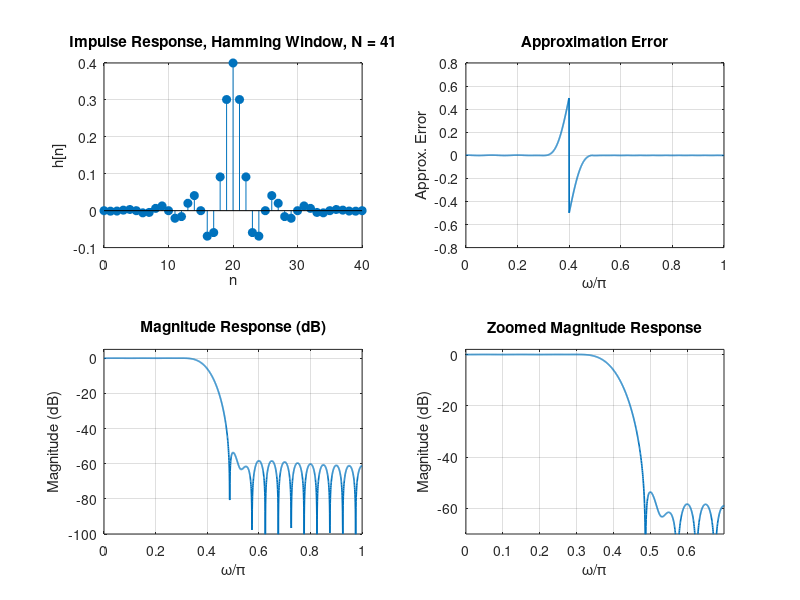

MATLAB code for this plot: (Note: this script raises an error after producing the figure.)
clc; clear; close all;

%% Given specs
wp = 0.3*pi;
ws = 0.5*pi;
Ap = 0.5;      % dB
As = 50;       % dB

dw = ws - wp;              % transition width
wc = (wp + ws)/2;          % cutoff for window-method design

%% Frequency grid for plotting
w = linspace(0, pi, 2048);

%% Ideal desired response on plotting grid
Hd = double(w <= wc);

%% =========================================================
%% (a) Fixed-window design: choose minimum-length window
%% =========================================================
% Need As = 50 dB
% Rectangular ~21 dB, Hann ~44 dB, Hamming ~53 dB, Blackman ~74 dB
% Smallest acceptable fixed window: HAMMING

% For Hamming, main-lobe width approx 8*pi/M
% Need 8*pi/M <= dw  -->  M >= 8*pi/dw = 40
M1 = ceil(8*pi/dw);    % order
if mod(M1,2) ~= 0
    M1 = M1 + 1;       % make order even -> Type-I linear phase
end
N1 = M1 + 1;           % filter length

n1 = 0:M1;
alpha1 = M1/2;

% ideal lowpass impulse response
hd1 = (wc/pi) * sinc((wc/pi) * (n1 - alpha1));

% Hamming window
win1 = hamming(N1).';
h1 = hd1 .* win1;

% Frequency response
[H1, w1] = freqz(h1, 1, 2048);
mag1 = abs(H1);
mag1_db = 20*log10(max(mag1,1e-10));

% Approximation error
E1 = Hd - abs(interp1(w1, mag1, w, 'linear'));

%% Plots for part (a)
figure('Name','Part (a): Fixed Window (Hamming)','NumberTitle','off');

subplot(2,2,1);
stem(n1, h1, 'filled');
xlabel('n'); ylabel('h[n]');
title(['Impulse Response, Hamming Window, N = ' num2str(N1)]);
grid on;

subplot(2,2,2);
plot(w/pi, E1, 'LineWidth', 1.2);
xlabel('\omega/\pi'); ylabel('Approx. Error');
title('Approximation Error');
grid on;
xlim([0 1]);

subplot(2,2,3);
plot(w1/pi, mag1_db, 'LineWidth', 1.2);
xlabel('\omega/\pi'); ylabel('Magnitude (dB)');
title('Magnitude Response (dB)');
grid on;
xlim([0 1]);
ylim([-100 5]);

subplot(2,2,4);
plot(w1/pi, mag1_db, 'LineWidth', 1.2);
xlabel('\omega/\pi'); ylabel('Magnitude (dB)');
title('Zoomed Magnitude Response');
grid on;
xlim([0 0.7]);
ylim([-70 2]);
hold on;
yline(-Ap, '--r', 'A_p');
yline(-As, '--k', 'A_s');
xline(wp/pi, '--g', '\omega_p');
xline(ws/pi, '--m', '\omega_s');

%% =========================================================
%% (b) Kaiser-window design
%% =========================================================
A = As;

if A > 50
    beta = 0.1102*(A - 8.7);
elseif A >= 21
    beta = 0.5842*(A - 21)^0.4 + 0.07886*(A - 21);
else
    beta = 0;
end

M2 = ceil((A - 8)/(2.285*dw));  % Kaiser order estimate
if mod(M2,2) ~= 0
    M2 = M2 + 1;                % make even order for Type-I
end
N2 = M2 + 1;

n2 = 0:M2;
alpha2 = M2/2;

hd2 = (wc/pi) * sinc((wc/pi) * (n2 - alpha2));
win2 = kaiser(N2, beta).';
h2 = hd2 .* win2;

[H2, w2] = freqz(h2, 1, 2048);
mag2 = abs(H2);
mag2_db = 20*log10(max(mag2,1e-10));

E2 = Hd - abs(interp1(w2, mag2, w, 'linear'));

%% Plots for part (b)
figure('Name','Part (b): Kaiser Window','NumberTitle','off');

subplot(2,2,1);
stem(n2, h2, 'filled');
xlabel('n'); ylabel('h[n]');
title(['Impulse Response, Kaiser Window, N = ' num2str(N2)]);
grid on;

subplot(2,2,2);
plot(w/pi, E2, 'LineWidth', 1.2);
xlabel('\omega/\pi'); ylabel('Approx. Error');
title('Approximation Error');
grid on;
xlim([0 1]);

subplot(2,2,3);
plot(w2/pi, mag2_db, 'LineWidth', 1.2);
xlabel('\omega/\pi'); ylabel('Magnitude (dB)');
title('Magnitude Response (dB)');
grid on;
xlim([0 1]);
ylim([-100 5]);

subplot(2,2,4);
plot(w2/pi, mag2_db, 'LineWidth', 1.2);
xlabel('\omega/\pi'); ylabel('Magnitude (dB)');
title('Zoomed Magnitude Response');
grid on;
xlim([0 0.7]);
ylim([-70 2]);
hold on;
yline(-Ap, '--r', 'A_p');
yline(-As, '--k', 'A_s');
xline(wp/pi, '--g', '\omega_p');
xline(ws/pi, '--m', '\omega_s');

%% =========================================================
%% Comparison
%% =========================================================
fprintf('Part (a): Fixed-window design\n');
fprintf('  Window used      : Hamming\n');
fprintf('  Filter order M1  : %d\n', M1);
fprintf('  Filter length N1 : %d\n\n', N1);

fprintf('Part (b): Kaiser-window design\n');
fprintf('  Beta             : %.4f\n', beta);
fprintf('  Filter order M2  : %d\n', M2);
fprintf('  Filter length N2 : %d\n\n', N2);

fprintf('Comparison:\n');
fprintf('  Hamming length = %d\n', N1);
fprintf('  Kaiser length  = %d\n', N2);

if N2 < N1
    fprintf('  Kaiser window gives the shorter filter.\n');
elseif N2 > N1
    fprintf('  Fixed-window design gives the shorter filter.\n');
else
    fprintf('  Both filters have the same length.\n');
end
